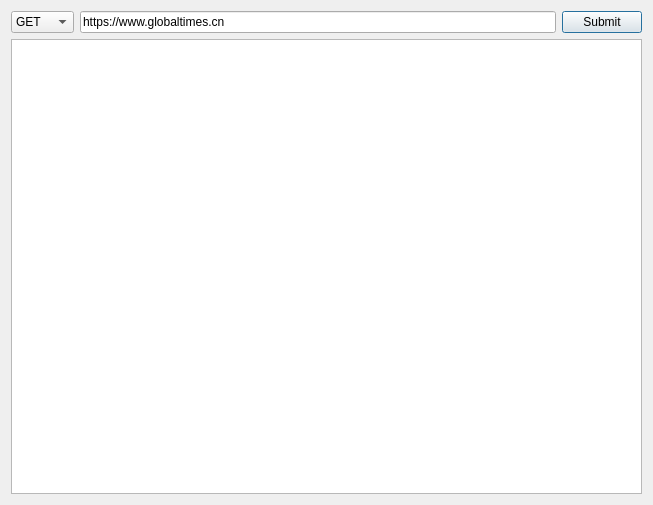
<?xml version="1.0" encoding="UTF-8"?>
<ui version="4.0">
 <class>Dialog</class>
 <widget class="QDialog" name="Dialog">
  <property name="geometry">
   <rect>
    <x>0</x>
    <y>0</y>
    <width>653</width>
    <height>505</height>
   </rect>
  </property>
  <property name="windowTitle">
   <string>Dialog</string>
  </property>
  <layout class="QVBoxLayout" name="verticalLayout_2">
   <item>
    <layout class="QVBoxLayout" name="verticalLayout">
     <item>
      <layout class="QHBoxLayout" name="horizontalLayout">
       <item>
        <widget class="QComboBox" name="comboBox_RequestType">
         <item>
          <property name="text">
           <string>GET</string>
          </property>
         </item>
         <item>
          <property name="text">
           <string>POST</string>
          </property>
         </item>
        </widget>
       </item>
       <item>
        <widget class="QLineEdit" name="lineEdit">
         <property name="text">
          <string>https://www.globaltimes.cn</string>
         </property>
        </widget>
       </item>
       <item>
        <widget class="QPushButton" name="pushButton_Submit">
         <property name="text">
          <string>Submit</string>
         </property>
        </widget>
       </item>
      </layout>
     </item>
     <item>
      <layout class="QHBoxLayout" name="horizontalLayout_3">
       <item>
        <widget class="QTextEdit" name="textEdit_Content"/>
       </item>
      </layout>
     </item>
    </layout>
   </item>
  </layout>
 </widget>
 <layoutdefault spacing="6" margin="11"/>
 <resources/>
 <connections/>
</ui>
